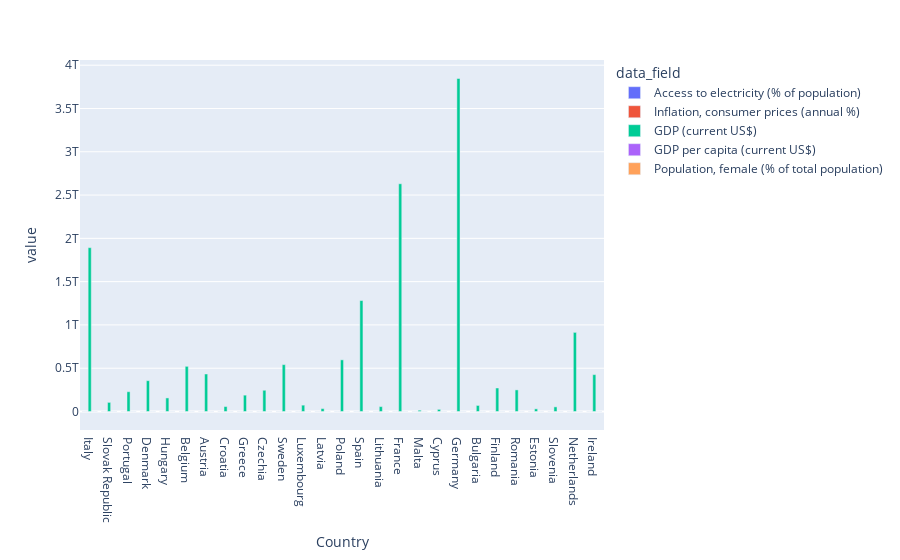

Notebook code cell kept with this figure:
### Code cell
# chart data as grouped bars

# to have Country as row and all column names under a new 'data_field' column and their values under 'value' column
df_new = df.reset_index() # move 'Country' column from index to a separate column
df_new = df_new.melt(id_vars=['Country'], value_vars=list(df.columns)[:], var_name='data_field', value_name='value')

# chart shows data as grouped bars
fig = px.bar(df_new, x='Country', y='value', color='data_field', barmode = 'group')
fig.show()

### Figure 1 — Plotly figure (JSON) as saved in the notebook; plotly's stock layout.template omitted (floating-point values rounded to 4 significant figures)
{"data": [{"alignmentgroup": "True", "hovertemplate": "data_field=Access to electricity (% of population)<br>Country=%{x}<br>value=%{y}<extra></extra>", "legendgroup": "Access to electricity (% of population)", "marker": {"color": "#636efa", "pattern": {"shape": ""}}, "name": "Access to electricity (% of population)", "offsetgroup": "Access to electricity (% of population)", "orientation": "v", "showlegend": true, "textposition": "auto", "type": "bar", "x": ["Italy", "Slovak Republic", "Portugal", "Denmark", "Hungary", "Belgium", "Austria", "Croatia", "Greece", "Czechia", "Sweden", "Luxembourg", "Latvia", "Poland", "Spain", "Lithuania", "France", "Malta", "Cyprus", "Germany", "Bulgaria", "Finland", "Romania", "Estonia", "Slovenia", "Netherlands", "Ireland"], "xaxis": "x", "y": [100, 100, 100, 100, 100, 100, 100, 100, 100, 100, 100, 100, 100, 100, 100, 100, 100, 100, 100, 100, 99.7, 100, 100, 100, 100, 100, 100], "yaxis": "y"}, {"alignmentgroup": "True", "hovertemplate": "data_field=Inflation, consumer prices (annual %)<br>Country=%{x}<br>value=%{y}<extra></extra>", "legendgroup": "Inflation, consumer prices (annual %)", "marker": {"color": "#EF553B", "pattern": {"shape": ""}}, "name": "Inflation, consumer prices (annual %)", "offsetgroup": "Inflation, consumer prices (annual %)", "orientation": "v", "showlegend": true, "textposition": "auto", "type": "bar", "x": ["Italy", "Slovak Republic", "Portugal", "Denmark", "Hungary", "Belgium", "Austria", "Croatia", "Greece", "Czechia", "Sweden", "Luxembourg", "Latvia", "Poland", "Spain", "Lithuania", "France", "Malta", "Cyprus", "Germany", "Bulgaria", "Finland", "Romania", "Estonia", "Slovenia", "Netherlands", "Ireland"], "xaxis": "x", "y": [-0.1377, 1.937, -0.01244, 0.4207, 3.327, 0.7408, 1.382, 0.1548, -1.248, 3.161, 0.4974, 0.82, 0.2191, 3.374, -0.3228, 1.2, 0.4765, 0.6385, -0.6384, 0.5067, 1.672, 0.2906, 2.631, -0.4445, -0.05486, 1.272, -0.3346], "yaxis": "y"}, {"alignmentgroup": "True", "hovertemplate": "data_field=GDP (current US$)<br>Country=%{x}<br>value=%{y}<extra></extra>", "legendgroup": "GDP (current US$)", "marker": {"color": "#00cc96", "pattern": {"shape": ""}}, "name": "GDP (current US$)", "offsetgroup": "GDP (current US$)", "orientation": "v", "showlegend": true, "textposition": "auto", "type": "bar", "x": ["Italy", "Slovak Republic", "Portugal", "Denmark", "Hungary", "Belgium", "Austria", "Croatia", "Greece", "Czechia", "Sweden", "Luxembourg", "Latvia", "Poland", "Spain", "Lithuania", "France", "Malta", "Cyprus", "Germany", "Bulgaria", "Finland", "Romania", "Estonia", "Slovenia", "Netherlands", "Ireland"], "xaxis": "x", "y": [1893000000000.0, 105200000000.0, 228500000000.0, 356100000000.0, 156700000000.0, 521700000000.0, 433300000000.0, 57200000000.0, 188800000000.0, 245300000000.0, 541500000000.0, 73350000000.0, 33650000000.0, 596600000000.0, 1281000000000.0, 56550000000.0, 2630000000000.0, 14920000000.0, 24690000000.0, 3846000000000.0, 69890000000.0, 271800000000.0, 249500000000.0, 30650000000.0, 53590000000.0, 913900000000.0, 425900000000.0], "yaxis": "y"}, {"alignmentgroup": "True", "hovertemplate": "data_field=GDP per capita (current US$)<br>Country=%{x}<br>value=%{y}<extra></extra>", "legendgroup": "GDP per capita (current US$)", "marker": {"color": "#ab63fa", "pattern": {"shape": ""}}, "name": "GDP per capita (current US$)", "offsetgroup": "GDP per capita (current US$)", "orientation": "v", "showlegend": true, "textposition": "auto", "type": "bar", "x": ["Italy", "Slovak Republic", "Portugal", "Denmark", "Hungary", "Belgium", "Austria", "Croatia", "Greece", "Czechia", "Sweden", "Luxembourg", "Latvia", "Poland", "Spain", "Lithuania", "France", "Malta", "Cyprus", "Germany", "Bulgaria", "Finland", "Romania", "Estonia", "Slovenia", "Netherlands", "Ireland"], "xaxis": "x", "y": [31830.0, 19270.0, 22190.0, 61060.0, 16080.0, 45190.0, 48590.0, 14130.0, 17650.0, 22930.0, 52300.0, 116400.0, 17700.0, 15740.0, 27060.0, 20230.0, 39040.0, 28950.0, 27680.0, 46250.0, 10080.0, 49160.0, 12960.0, 23050.0, 25490.0, 52400.0, 85420.0], "yaxis": "y"}, {"alignmentgroup": "True", "hovertemplate": "data_field=Population, female (% of total population)<br>Country=%{x}<br>value=%{y}<extra></extra>", "legendgroup": "Population, female (% of total population)", "marker": {"color": "#FFA15A", "pattern": {"shape": ""}}, "name": "Population, female (% of total population)", "offsetgroup": "Population, female (% of total population)", "orientation": "v", "showlegend": true, "textposition": "auto", "type": "bar", "x": ["Italy", "Slovak Republic", "Portugal", "Denmark", "Hungary", "Belgium", "Austria", "Croatia", "Greece", "Czechia", "Sweden", "Luxembourg", "Latvia", "Poland", "Spain", "Lithuania", "France", "Malta", "Cyprus", "Germany", "Bulgaria", "Finland", "Romania", "Estonia", "Slovenia", "Netherlands", "Ireland"], "xaxis": "x", "y": [51.31, 51.31, 52.69, 50.29, 52.4, 50.44, 50.71, 51.79, 50.92, 50.77, 49.91, 49.43, 53.91, 51.55, 50.85, 53.72, 51.6, 49.85, 50.01, 50.57, 51.44, 50.68, 51.38, 52.62, 50.2, 50.18, 50.36], "yaxis": "y"}], "layout": {"barmode": "group", "legend": {"title": {"text": "data_field"}, "tracegroupgap": 0}, "margin": {"t": 60}, "xaxis": {"anchor": "y", "domain": [0, 1], "title": {"text": "Country"}}, "yaxis": {"anchor": "x", "domain": [0, 1], "title": {"text": "value"}}}}
